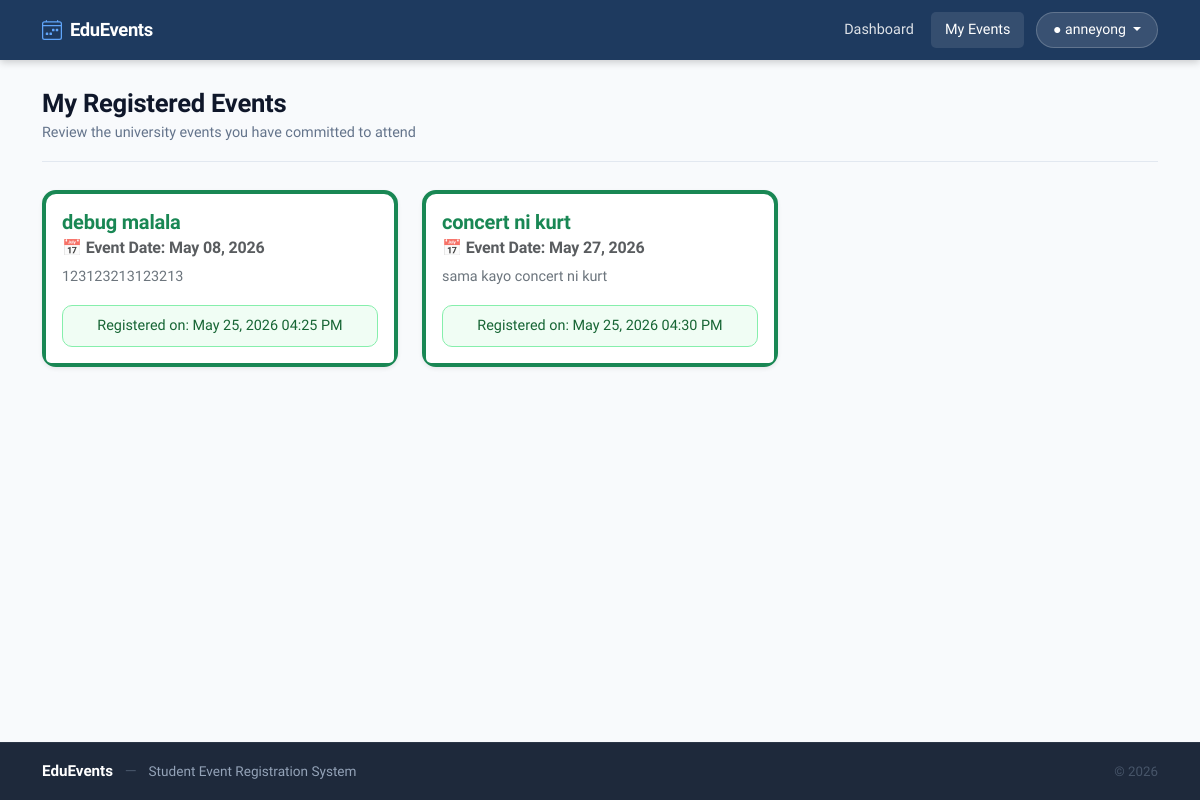
/student/my-events.php (signed in), run on the app's committed database.
### tables this page shows
CREATE TABLE `registrations` (
  `id` int(11) NOT NULL,
  `user_id` int(11) NOT NULL,
  `event_id` int(11) NOT NULL,
  `registered_at` timestamp NOT NULL DEFAULT current_timestamp()
);

CREATE TABLE `events` (
  `id` int(11) NOT NULL,
  `title` varchar(150) NOT NULL,
  `description` text NOT NULL,
  `event_date` date NOT NULL,
  `slots` int(11) NOT NULL
);

### student/my-events.php (the view, shortened to what this page needs)
<?php
require_once '../auth/db.php';
$user_id = $_SESSION['user_id'];
$sql = "SELECT events.*, registrations.registered_at
        FROM events
        JOIN registrations ON events.id = registrations.event_id
        WHERE registrations.user_id = ?
        ORDER BY events.event_date ASC";
$stmt = $pdo->prepare($sql);
$stmt->execute([$user_id]);
$my_events = $stmt->fetchAll();
include '../includes/header.php';
?>
<div class="container">
    <div class="page-heading">
        <h2>My Registered Events</h2>
        <p>Review the university events you have committed to attend</p>
    </div>
    <div class="row">
        <?php if (count($my_events) > 0): ?>
            <?php foreach ($my_events as $event): ?>
                <div class="col-md-4 mb-4">
                    <div class="card h-100 shadow-sm border-start border-4 border-success">
                        <div class="card-body">
                            <h5 class="card-title fw-bold text-success"><?php echo htmlspecialchars($event['title']); ?></h5>
                            <h6 class="card-subtitle mb-2 text-muted">
                                📅 Event Date: <?php echo date('M d, Y', strtotime($event['event_date'])); ?>
                            </h6>
                            <p class="card-text text-secondary"><?php echo htmlspecialchars($event['description']); ?></p>
                        </div>
                        <div class="card-footer bg-white border-0 pt-0">
                            <div class="alert alert-success p-2 mb-2 text-center small">
                                Registered on: <?php echo date('M d, Y h:i A', strtotime($event['registered_at'])); ?>
                            </div>
                        </div>
                    </div>
                </div>
            <?php endforeach; ?>
        <?php endif; ?>
    </div>
</div>
<?php include '../includes/footer.php'; ?>

### assets/style.css (style rules this page uses)
:root { --clr-primary: #2563eb; --clr-primary-dark: #1d4ed8; --clr-primary-soft: rgba(37, 99, 235, 0.1); --clr-danger: #dc2626; --clr-danger-soft: rgba(220, 38, 38, 0.08); --clr-success: #16a34a; --clr-success-soft: rgba(22, 163, 74, 0.08); --clr-warning: #d97706; --clr-bg: #f8fafc; --clr-surface: #ffffff; --clr-border: #e2e8f0; --clr-border-dark: #cbd5e1; --clr-text: #0f172a; --clr-text-muted: #64748b; --clr-text-light: #94a3b8; --clr-navbar-bg: #1e3a5f; --clr-navbar-text: rgba(255,255,255,0.85); --clr-navbar-active: #ffffff; --clr-footer-bg: #1e293b; --font-main: 'Plus Jakarta Sans', system-ui, sans-serif; --radius-sm: 5px; --radius-md: 10px; --radius-lg: 14px; --radius-xl: 20px; --shadow-sm: 0 1px 3px rgba(0,0,0,0.08), 0 1px 2px rgba(0,0,0,0.06); --shadow-md: 0 4px 12px rgba(0,0,0,0.1); --shadow-lg: 0 8px 30px rgba(0,0,0,0.12); --transition: 0.18s ease; }
*, *::before, *::after { box-sizing: border-box; }
html { scroll-behavior: smooth; }
body { font-family: var(--font-main); background-color: var(--clr-bg); color: var(--clr-text); font-size: 0.95rem; line-height: 1.65; min-height: 100vh; display: flex; flex-direction: column; }
h1, h2, h3, h4, h5, h6 { font-family: var(--font-main); font-weight: 700; color: var(--clr-text); letter-spacing: -0.01em; }
.card { border: 1px solid var(--clr-border); border-radius: var(--radius-lg); box-shadow: var(--shadow-sm); background-color: var(--clr-surface); transition: box-shadow var(--transition), transform var(--transition), border-color var(--transition); }
.card-title { font-weight: 700; color: var(--clr-text); }
.card-text { color: var(--clr-text-muted); font-size: 0.9rem; }
.alert { border-radius: var(--radius-md); font-size: 0.9rem; padding: 0.85rem 1.1rem; border-width: 1px; }
.alert-success { border-color: #86efac; background-color: #f0fdf4; color: #166534; }
.page-heading { margin-bottom: 1.75rem; padding-bottom: 1rem; border-bottom: 1px solid var(--clr-border); }
.page-heading h2 { font-size: 1.6rem; font-weight: 800; margin-bottom: 0.2rem; }
.page-heading p { color: var(--clr-text-muted); font-size: 0.9rem; margin: 0; }

### data on the page
registrations: event.title "debug malala", event.event_date "May 08, 2026", event.description "123123213123213", registered_at "May 25, 2026 04:25 PM"
registrations: event.title "concert ni kurt", event.event_date "May 27, 2026", event.description "sama kayo concert ni kurt", registered_at "May 25, 2026 04:30 PM"

### other printed values
$displayName "anneyong"
